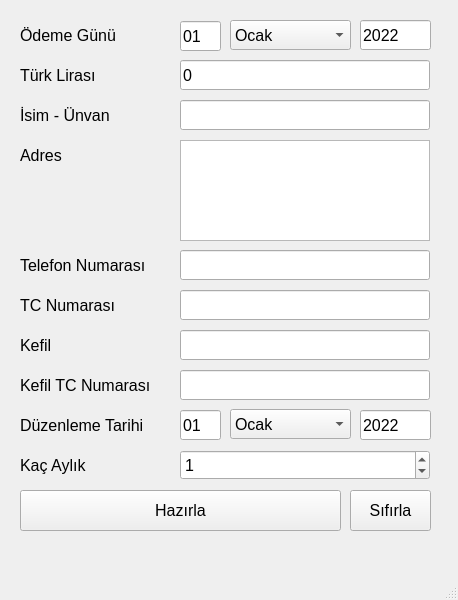
<?xml version="1.0" encoding="UTF-8"?>
<ui version="4.0">
 <class>MainWindow</class>
 <widget class="QMainWindow" name="MainWindow">
  <property name="geometry">
   <rect>
    <x>0</x>
    <y>0</y>
    <width>458</width>
    <height>600</height>
   </rect>
  </property>
  <property name="font">
   <font>
    <pointsize>12</pointsize>
   </font>
  </property>
  <property name="windowTitle">
   <string>MainWindow</string>
  </property>
  <widget class="QWidget" name="centralwidget">
   <widget class="QPushButton" name="button_prepare">
    <property name="geometry">
     <rect>
      <x>20</x>
      <y>490</y>
      <width>321</width>
      <height>41</height>
     </rect>
    </property>
    <property name="text">
     <string>Hazırla</string>
    </property>
   </widget>
   <widget class="QLabel" name="label">
    <property name="geometry">
     <rect>
      <x>20</x>
      <y>20</y>
      <width>150</width>
      <height>30</height>
     </rect>
    </property>
    <property name="text">
     <string>Ödeme Günü</string>
    </property>
   </widget>
   <widget class="QLabel" name="label_2">
    <property name="geometry">
     <rect>
      <x>20</x>
      <y>60</y>
      <width>150</width>
      <height>30</height>
     </rect>
    </property>
    <property name="text">
     <string>Türk Lirası</string>
    </property>
   </widget>
   <widget class="QLineEdit" name="edit_price">
    <property name="geometry">
     <rect>
      <x>180</x>
      <y>60</y>
      <width>250</width>
      <height>30</height>
     </rect>
    </property>
    <property name="text">
     <string>0</string>
    </property>
   </widget>
   <widget class="QLabel" name="label_3">
    <property name="geometry">
     <rect>
      <x>20</x>
      <y>100</y>
      <width>150</width>
      <height>30</height>
     </rect>
    </property>
    <property name="text">
     <string>İsim - Ünvan</string>
    </property>
   </widget>
   <widget class="QLineEdit" name="edit_name">
    <property name="geometry">
     <rect>
      <x>180</x>
      <y>100</y>
      <width>250</width>
      <height>30</height>
     </rect>
    </property>
   </widget>
   <widget class="QLabel" name="label_4">
    <property name="geometry">
     <rect>
      <x>20</x>
      <y>140</y>
      <width>150</width>
      <height>30</height>
     </rect>
    </property>
    <property name="text">
     <string>Adres</string>
    </property>
   </widget>
   <widget class="QLabel" name="label_5">
    <property name="geometry">
     <rect>
      <x>20</x>
      <y>250</y>
      <width>150</width>
      <height>30</height>
     </rect>
    </property>
    <property name="text">
     <string>Telefon Numarası</string>
    </property>
   </widget>
   <widget class="QLineEdit" name="edit_phone">
    <property name="geometry">
     <rect>
      <x>180</x>
      <y>250</y>
      <width>250</width>
      <height>30</height>
     </rect>
    </property>
   </widget>
   <widget class="QLabel" name="label_6">
    <property name="geometry">
     <rect>
      <x>20</x>
      <y>290</y>
      <width>150</width>
      <height>30</height>
     </rect>
    </property>
    <property name="text">
     <string>TC Numarası</string>
    </property>
   </widget>
   <widget class="QLineEdit" name="edit_id">
    <property name="geometry">
     <rect>
      <x>180</x>
      <y>290</y>
      <width>250</width>
      <height>30</height>
     </rect>
    </property>
   </widget>
   <widget class="QLabel" name="label_7">
    <property name="geometry">
     <rect>
      <x>20</x>
      <y>330</y>
      <width>150</width>
      <height>30</height>
     </rect>
    </property>
    <property name="text">
     <string>Kefil</string>
    </property>
   </widget>
   <widget class="QLineEdit" name="edit_name_kefil">
    <property name="geometry">
     <rect>
      <x>180</x>
      <y>330</y>
      <width>250</width>
      <height>30</height>
     </rect>
    </property>
   </widget>
   <widget class="QLabel" name="label_8">
    <property name="geometry">
     <rect>
      <x>20</x>
      <y>370</y>
      <width>150</width>
      <height>30</height>
     </rect>
    </property>
    <property name="text">
     <string>Kefil TC Numarası</string>
    </property>
   </widget>
   <widget class="QLineEdit" name="edit_kefil_id">
    <property name="geometry">
     <rect>
      <x>180</x>
      <y>370</y>
      <width>250</width>
      <height>30</height>
     </rect>
    </property>
   </widget>
   <widget class="QLabel" name="label_9">
    <property name="geometry">
     <rect>
      <x>20</x>
      <y>410</y>
      <width>150</width>
      <height>30</height>
     </rect>
    </property>
    <property name="text">
     <string>Düzenleme Tarihi</string>
    </property>
   </widget>
   <widget class="QLabel" name="label_10">
    <property name="geometry">
     <rect>
      <x>20</x>
      <y>450</y>
      <width>150</width>
      <height>30</height>
     </rect>
    </property>
    <property name="text">
     <string>Kaç Aylık</string>
    </property>
   </widget>
   <widget class="QSpinBox" name="edit_amount">
    <property name="geometry">
     <rect>
      <x>180</x>
      <y>450</y>
      <width>250</width>
      <height>30</height>
     </rect>
    </property>
    <property name="value">
     <number>1</number>
    </property>
   </widget>
   <widget class="QComboBox" name="date_month">
    <property name="geometry">
     <rect>
      <x>230</x>
      <y>20</y>
      <width>121</width>
      <height>30</height>
     </rect>
    </property>
    <item>
     <property name="text">
      <string>Ocak</string>
     </property>
    </item>
    <item>
     <property name="text">
      <string>Şubat</string>
     </property>
    </item>
    <item>
     <property name="text">
      <string>Mart</string>
     </property>
    </item>
    <item>
     <property name="text">
      <string>Nisan</string>
     </property>
    </item>
    <item>
     <property name="text">
      <string>Mayıs</string>
     </property>
    </item>
    <item>
     <property name="text">
      <string>Haziran</string>
     </property>
    </item>
    <item>
     <property name="text">
      <string>Temmuz</string>
     </property>
    </item>
    <item>
     <property name="text">
      <string>Ağustos</string>
     </property>
    </item>
    <item>
     <property name="text">
      <string>Eylül</string>
     </property>
    </item>
    <item>
     <property name="text">
      <string>Ekim</string>
     </property>
    </item>
    <item>
     <property name="text">
      <string>Kasım</string>
     </property>
    </item>
    <item>
     <property name="text">
      <string>Aralık</string>
     </property>
    </item>
   </widget>
   <widget class="QLineEdit" name="date_day">
    <property name="geometry">
     <rect>
      <x>180</x>
      <y>21</y>
      <width>41</width>
      <height>30</height>
     </rect>
    </property>
    <property name="text">
     <string>01</string>
    </property>
   </widget>
   <widget class="QLineEdit" name="date_year">
    <property name="geometry">
     <rect>
      <x>360</x>
      <y>20</y>
      <width>71</width>
      <height>30</height>
     </rect>
    </property>
    <property name="text">
     <string>2022</string>
    </property>
   </widget>
   <widget class="QComboBox" name="date_month_2">
    <property name="geometry">
     <rect>
      <x>230</x>
      <y>409</y>
      <width>121</width>
      <height>30</height>
     </rect>
    </property>
    <item>
     <property name="text">
      <string>Ocak</string>
     </property>
    </item>
    <item>
     <property name="text">
      <string>Şubat</string>
     </property>
    </item>
    <item>
     <property name="text">
      <string>Mart</string>
     </property>
    </item>
    <item>
     <property name="text">
      <string>Nisan</string>
     </property>
    </item>
    <item>
     <property name="text">
      <string>Mayıs</string>
     </property>
    </item>
    <item>
     <property name="text">
      <string>Haziran</string>
     </property>
    </item>
    <item>
     <property name="text">
      <string>Temmuz</string>
     </property>
    </item>
    <item>
     <property name="text">
      <string>Ağustos</string>
     </property>
    </item>
    <item>
     <property name="text">
      <string>Eylül</string>
     </property>
    </item>
    <item>
     <property name="text">
      <string>Ekim</string>
     </property>
    </item>
    <item>
     <property name="text">
      <string>Kasım</string>
     </property>
    </item>
    <item>
     <property name="text">
      <string>Aralık</string>
     </property>
    </item>
   </widget>
   <widget class="QLineEdit" name="date_year_2">
    <property name="geometry">
     <rect>
      <x>360</x>
      <y>410</y>
      <width>71</width>
      <height>30</height>
     </rect>
    </property>
    <property name="text">
     <string>2022</string>
    </property>
   </widget>
   <widget class="QLineEdit" name="date_day_2">
    <property name="geometry">
     <rect>
      <x>180</x>
      <y>410</y>
      <width>41</width>
      <height>30</height>
     </rect>
    </property>
    <property name="text">
     <string>01</string>
    </property>
   </widget>
   <widget class="QPlainTextEdit" name="edit_address">
    <property name="geometry">
     <rect>
      <x>180</x>
      <y>140</y>
      <width>250</width>
      <height>101</height>
     </rect>
    </property>
   </widget>
   <widget class="QPushButton" name="button_reset">
    <property name="geometry">
     <rect>
      <x>350</x>
      <y>490</y>
      <width>81</width>
      <height>41</height>
     </rect>
    </property>
    <property name="text">
     <string>Sıfırla</string>
    </property>
   </widget>
  </widget>
  <widget class="QMenuBar" name="menubar">
   <property name="geometry">
    <rect>
     <x>0</x>
     <y>0</y>
     <width>458</width>
     <height>28</height>
    </rect>
   </property>
  </widget>
  <widget class="QStatusBar" name="statusbar"/>
 </widget>
 <resources/>
 <connections/>
</ui>
